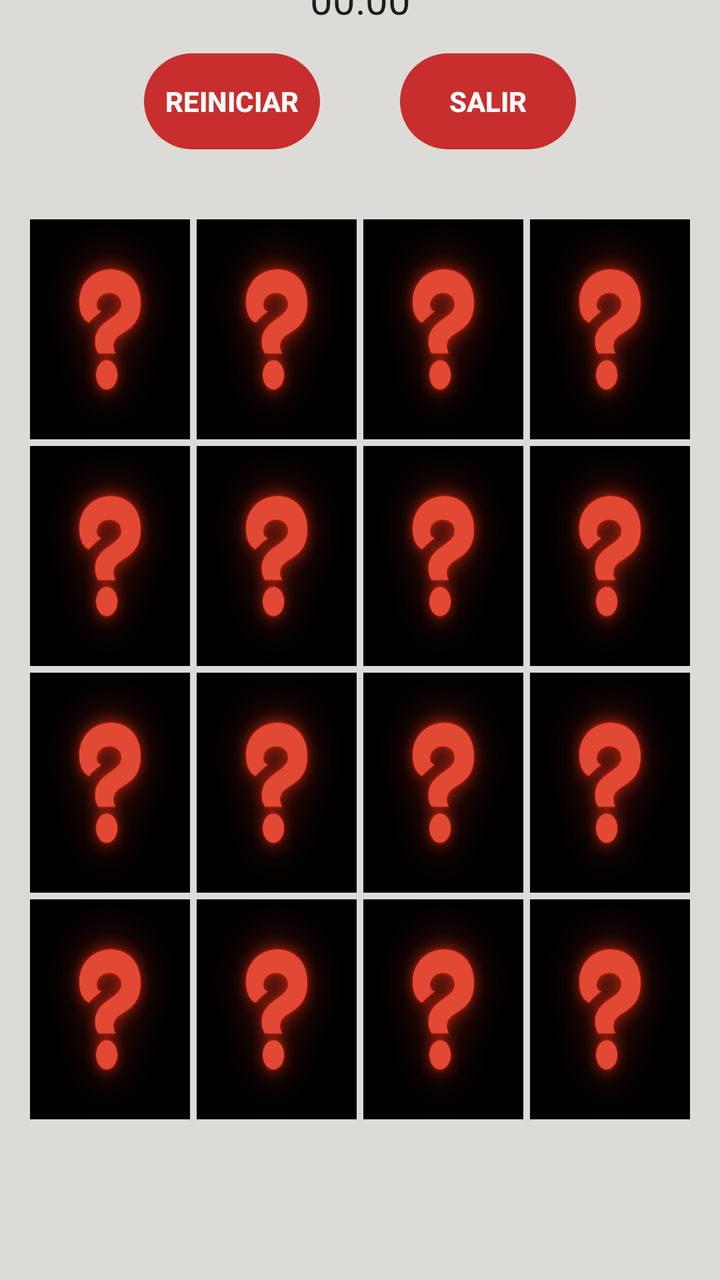
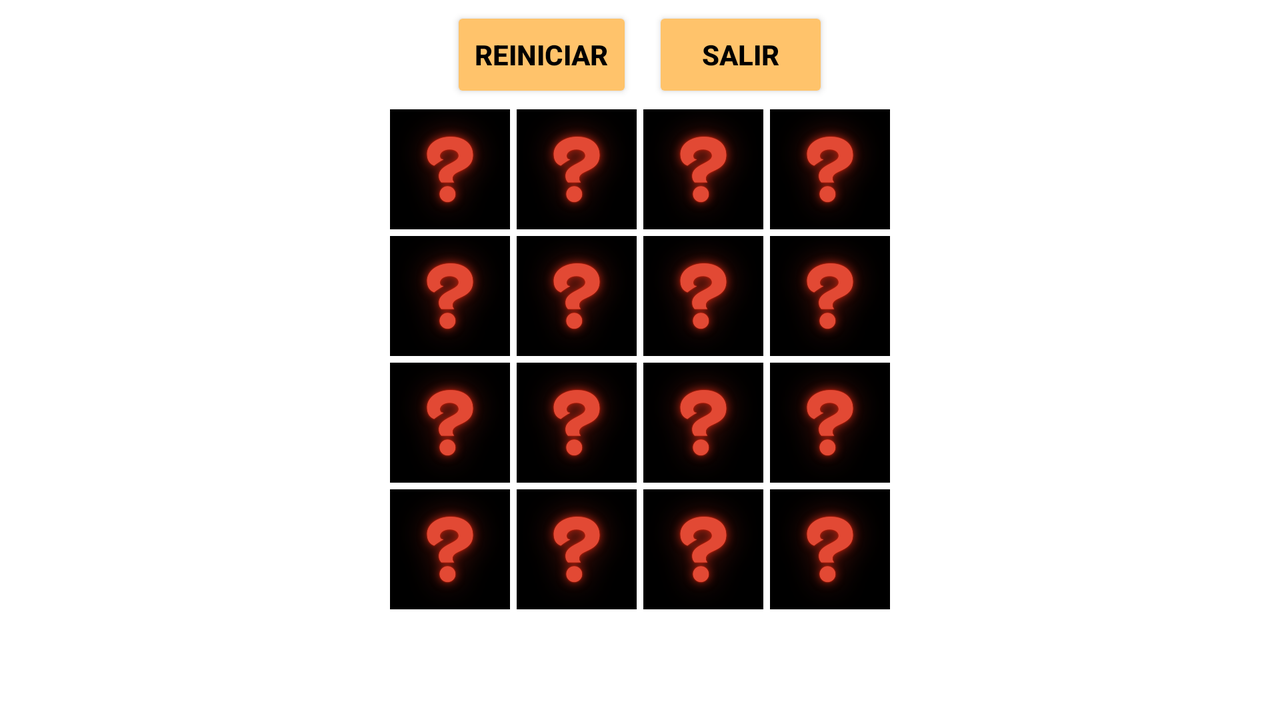

Compare how this app lays out the same screen by default and in its alternative resource folder. The renders come first, then the two layout files and the values they reference.
<!-- AndroidManifest.xml: application theme Theme.JuegoDeCartas -->
<!-- res/layout/activity_poker.xml -->
<?xml version="1.0" encoding="utf-8"?>
<LinearLayout xmlns:android="http://schemas.android.com/apk/res/android"
    xmlns:app="http://schemas.android.com/apk/res-auto"
    android:layout_width="match_parent"
    android:layout_height="match_parent"
    android:orientation="vertical"
    android:background="#DDDBD7"
    android:gravity="center">

    <Chronometer
        android:id="@+id/cronometro"
        android:layout_width="match_parent"
        android:layout_height="31dp"
        android:layout_marginBottom="10px"
        android:gravity="center"
        android:textSize="20sp"
        android:layout_marginTop="10dp"/>
    <LinearLayout
        android:layout_width="match_parent"
        android:layout_height="wrap_content"
        android:gravity="center"
        android:orientation="horizontal">

        <Button
            android:id="@+id/reinicio"
            android:layout_width="wrap_content"
            android:layout_height="wrap_content"
            android:backgroundTint="#C82E2E"
            android:text="@string/reiniciar"
            android:textColor="@color/white"
            android:textStyle="bold"
            android:background="@drawable/redondo"
            android:layout_marginTop="20px"
            android:layout_marginBottom="10px"
            android:layout_marginRight="30dp"/>

        <Button
            android:id="@+id/salir"
            android:layout_width="wrap_content"
            android:layout_height="wrap_content"
            android:layout_marginLeft="10dp"
            android:layout_marginTop="20px"
            android:layout_marginBottom="10px"
            android:background="@drawable/redondo"
            android:backgroundTint="#C82E2E"
            android:text="@string/salir"
            android:textColor="@color/white"
            android:textStyle="bold"
            app:iconTint="#FFFFFF" />

    </LinearLayout>
    <LinearLayout
        android:layout_width="match_parent"
        android:layout_height="wrap_content"
        android:orientation="horizontal"
        android:gravity="center"
        android:layout_marginTop="100px">

        <ImageButton
            android:id="@+id/cartaPoker0"
            android:layout_width="80dp"
            android:layout_height="110dp"
            android:layout_marginRight="10px"
            android:background="@drawable/fondo"

            />

        <ImageButton
            android:id="@+id/cartaPoker1"
            android:layout_width="80dp"
            android:layout_height="110dp"
            android:background="@drawable/fondo"
            android:scaleType="centerCrop"
            android:layout_marginRight="10px"
            />

        <ImageButton
            android:id="@+id/cartaPoker2"
            android:layout_width="80dp"
            android:layout_height="110dp"
            android:background="@drawable/fondo"
            android:scaleType="centerCrop"
            android:layout_marginRight="10px"
            />

        <ImageButton
            android:id="@+id/cartaPoker3"
            android:layout_width="80dp"
            android:layout_height="110dp"
            android:background="@drawable/fondo"
            android:scaleType="centerCrop"
            />
    </LinearLayout>
    <LinearLayout
        android:layout_width="match_parent"
        android:layout_height="wrap_content"
        android:orientation="horizontal"
        android:gravity="center"
        android:layout_marginTop="10px">

        <ImageButton
            android:id="@+id/cartaPoker4"
            android:layout_width="80dp"
            android:layout_height="110dp"
            android:background="@drawable/fondo"
            android:scaleType="centerCrop"
            android:layout_marginRight="10px"
            />

        <ImageButton
            android:id="@+id/cartaPoker5"
            android:layout_width="80dp"
            android:layout_height="110dp"
            android:background="@drawable/fondo"
            android:scaleType="centerCrop"
            android:layout_marginRight="10px"
            />

        <ImageButton
            android:id="@+id/cartaPoker6"
            android:layout_width="80dp"
            android:layout_height="110dp"
            android:background="@drawable/fondo"
            android:scaleType="centerCrop"
            android:layout_marginRight="10px"
            />

        <ImageButton
            android:id="@+id/cartaPoker7"
            android:layout_width="80dp"
            android:layout_height="110dp"
            android:background="@drawable/fondo"
            android:scaleType="centerCrop"
            />
    </LinearLayout>
    <LinearLayout
        android:layout_width="match_parent"
        android:layout_height="wrap_content"
        android:orientation="horizontal"
        android:gravity="center"
        android:layout_marginTop="10px">

        <ImageButton
            android:id="@+id/cartaPoker8"
            android:layout_width="80dp"
            android:layout_height="110dp"
            android:background="@drawable/fondo"
            android:scaleType="centerCrop"
            android:layout_marginRight="10px"
            />

        <ImageButton
            android:id="@+id/cartaPoker9"
            android:layout_width="80dp"
            android:layout_height="110dp"
            android:background="@drawable/fondo"
            android:scaleType="centerCrop"
            android:layout_marginRight="10px"
            />

        <ImageButton
            android:id="@+id/cartaPoker10"
            android:layout_width="80dp"
            android:layout_height="110dp"
            android:background="@drawable/fondo"
            android:scaleType="centerCrop"
            android:layout_marginRight="10px"
            />

        <ImageButton
            android:id="@+id/cartaPoker11"
            android:layout_width="80dp"
            android:layout_height="110dp"
            android:background="@drawable/fondo"
            android:scaleType="centerCrop"
            />
    </LinearLayout>
    <LinearLayout
        android:layout_width="match_parent"
        android:layout_height="wrap_content"
        android:orientation="horizontal"
        android:gravity="center"
        android:layout_marginTop="10px">

        <ImageButton
            android:id="@+id/cartaPoker12"
            android:layout_width="80dp"
            android:layout_height="110dp"
            android:background="@drawable/fondo"
            android:scaleType="centerCrop"
            android:layout_marginRight="10px"
            />

        <ImageButton
            android:id="@+id/cartaPoker13"
            android:layout_width="80dp"
            android:layout_height="110dp"
            android:background="@drawable/fondo"
            android:scaleType="centerCrop"
            android:layout_marginRight="10px"
            />

        <ImageButton
            android:id="@+id/cartaPoker14"
            android:layout_width="80dp"
            android:layout_height="110dp"
            android:background="@drawable/fondo"
            android:scaleType="centerCrop"
            android:layout_marginRight="10px"/>

        <ImageButton
            android:id="@+id/cartaPoker15"
            android:layout_width="80dp"
            android:layout_height="110dp"
            android:background="@drawable/fondo"
            android:scaleType="centerCrop"
            />
    </LinearLayout>

    <LinearLayout
        android:layout_width="800px"
        android:layout_height="200px"
        android:layout_marginTop="5dp"
        android:gravity="center_horizontal"
        android:orientation="horizontal"
        android:layout_marginBottom="5dp">

        <TextView
            android:id="@+id/textopuntuacion"
            android:layout_width="wrap_content"
            android:layout_height="match_parent"
            android:layout_gravity="center"
            android:text="@string/puntos"
            android:textColor="#C82E2E"
            android:textSize="25sp"
            android:textStyle="bold"></TextView>
    </LinearLayout>

    <Button
        android:id="@+id/mejorpuntuacion"
        android:layout_width="270dp"
        android:layout_height="wrap_content"
        android:onClick="mejorpuntuacion"
        android:text="@string/puntuaci_n_alta"
        android:backgroundTint="#C82E2E"
        android:background="@drawable/redondo"
        android:layout_marginBottom="30dp"/>
</LinearLayout>
<!-- resources referenced by this layout -->
<resources>
  <color name="white">#FFFFFFFF</color>
  <!-- drawable fondo: png bitmap (drawable, 59130 bytes) -->
  <!-- drawable redondo (drawable) -->
  <?xml version="1.0" encoding="utf-8"?>
  <shape xmlns:android="http://schemas.android.com/apk/res/android"
      android:shape="rectangle">
      <corners android:radius="150dp"/>
      <padding
          android:bottom="10dp"
          android:left="10dp"
          android:right="10dp"
          android:top="10dp"/>
  </shape>
  <string name="puntos" />
  <string name="puntuaci_n_alta">Puntuación + alta</string>
  <string name="reiniciar">Reiniciar</string>
  <string name="salir">salir</string>
  <style name="Theme.JuegoDeCartas" parent="Theme.MaterialComponents.DayNight.DarkActionBar">
          
          <item name="colorPrimary">#C82E2E</item>
          <item name="colorPrimaryVariant">#C82E2E</item>
          <item name="colorOnPrimary">@color/white</item>
          
          <item name="colorSecondary">@color/teal_200</item>
          <item name="colorSecondaryVariant">@color/teal_700</item>
          <item name="colorOnSecondary">@color/black</item>
          
          <item name="android:statusBarColor" tools:targetApi="l">?attr/colorPrimaryVariant</item>
          
      </style>
  <color name="teal_200">#FF03DAC5</color>
  <color name="teal_700">#FF018786</color>
  <color name="black">#FF000000</color>
</resources>
<!-- res/layout-land/activity_poker.xml (the author's variant of the layout above) -->
<!-- drawn on the phone turned sideways -->
<?xml version="1.0" encoding="utf-8"?>
<LinearLayout xmlns:android="http://schemas.android.com/apk/res/android"
    android:layout_width="match_parent"
    android:layout_height="match_parent"
    android:orientation="vertical"
    android:gravity="center">

    <LinearLayout
        android:layout_width="match_parent"
        android:layout_height="wrap_content"
        android:gravity="center"
        android:orientation="horizontal"
        android:layout_marginTop="10px">

        <Button
            android:id="@+id/reinicio"
            android:layout_width="wrap_content"
            android:layout_height="wrap_content"
            android:backgroundTint="@color/orange"
            android:text="@string/reiniciar"
            android:textColor="@color/black"
            android:textStyle="bold"/>

        <Button
            android:id="@+id/salir"
            android:layout_width="wrap_content"
            android:layout_height="wrap_content"
            android:backgroundTint="@color/orange"
            android:text="@string/salir"
            android:textColor="@color/black"
            android:textStyle="bold"
            android:layout_marginLeft="10dp"/>

    </LinearLayout>

    <LinearLayout
        android:layout_width="match_parent"
        android:layout_height="wrap_content"
        android:orientation="horizontal"
        android:gravity="center"
        android:layout_marginTop="10px">

        <ImageButton
            android:id="@+id/cartaPoker0"
            android:layout_width="60dp"
            android:layout_height="60dp"
            android:background="@drawable/fondo"
            android:scaleType="centerCrop"
            android:layout_marginRight="10px"
            />

        <ImageButton
            android:id="@+id/cartaPoker1"
            android:layout_width="60dp"
            android:layout_height="60dp"
            android:background="@drawable/fondo"
            android:scaleType="centerCrop"
            android:layout_marginRight="10px"
            />

        <ImageButton
            android:id="@+id/cartaPoker2"
            android:layout_width="60dp"
            android:layout_height="60dp"
            android:background="@drawable/fondo"
            android:scaleType="centerCrop"
            android:layout_marginRight="10px"
            />

        <ImageButton
            android:id="@+id/cartaPoker3"
            android:layout_width="60dp"
            android:layout_height="60dp"
            android:background="@drawable/fondo"
            android:scaleType="centerCrop"
            />
    </LinearLayout>
    <LinearLayout
        android:layout_width="match_parent"
        android:layout_height="wrap_content"
        android:orientation="horizontal"
        android:gravity="center"
        android:layout_marginTop="10px">

        <ImageButton
            android:id="@+id/cartaPoker4"
            android:layout_width="60dp"
            android:layout_height="60dp"
            android:background="@drawable/fondo"
            android:scaleType="centerCrop"
            android:layout_marginRight="10px"
            />

        <ImageButton
            android:id="@+id/cartaPoker5"
            android:layout_width="60dp"
            android:layout_height="60dp"
            android:background="@drawable/fondo"
            android:scaleType="centerCrop"
            android:layout_marginRight="10px"
            />

        <ImageButton
            android:id="@+id/cartaPoker6"
            android:layout_width="60dp"
            android:layout_height="60dp"
            android:background="@drawable/fondo"
            android:scaleType="centerCrop"
            android:layout_marginRight="10px"
            />

        <ImageButton
            android:id="@+id/cartaPoker7"
            android:layout_width="60dp"
            android:layout_height="60dp"
            android:background="@drawable/fondo"
            android:scaleType="centerCrop"
            />
    </LinearLayout>
    <LinearLayout
        android:layout_width="match_parent"
        android:layout_height="wrap_content"
        android:orientation="horizontal"
        android:gravity="center"
        android:layout_marginTop="10px">

        <ImageButton
            android:id="@+id/cartaPoker8"
            android:layout_width="60dp"
            android:layout_height="60dp"
            android:background="@drawable/fondo"
            android:scaleType="centerCrop"
            android:layout_marginRight="10px"
            />

        <ImageButton
            android:id="@+id/cartaPoker9"
            android:layout_width="60dp"
            android:layout_height="60dp"
            android:background="@drawable/fondo"
            android:scaleType="centerCrop"
            android:layout_marginRight="10px"
            />

        <ImageButton
            android:id="@+id/cartaPoker10"
            android:layout_width="60dp"
            android:layout_height="60dp"
            android:background="@drawable/fondo"
            android:scaleType="centerCrop"
            android:layout_marginRight="10px"
            />

        <ImageButton
            android:id="@+id/cartaPoker11"
            android:layout_width="60dp"
            android:layout_height="60dp"
            android:background="@drawable/fondo"
            android:scaleType="centerCrop"
            />
    </LinearLayout>
    <LinearLayout
        android:layout_width="match_parent"
        android:layout_height="wrap_content"
        android:orientation="horizontal"
        android:gravity="center"
        android:layout_marginTop="10px">

        <ImageButton
            android:id="@+id/cartaPoker12"
            android:layout_width="60dp"
            android:layout_height="60dp"
            android:background="@drawable/fondo"
            android:scaleType="centerCrop"
            android:layout_marginRight="10px"
            />

        <ImageButton
            android:id="@+id/cartaPoker13"
            android:layout_width="60dp"
            android:layout_height="60dp"
            android:background="@drawable/fondo"
            android:scaleType="centerCrop"
            android:layout_marginRight="10px"
            />

        <ImageButton
            android:id="@+id/cartaPoker14"
            android:layout_width="60dp"
            android:layout_height="60dp"
            android:background="@drawable/fondo"
            android:scaleType="centerCrop"
            android:layout_marginRight="10px"
            />

        <ImageButton
            android:id="@+id/cartaPoker15"
            android:layout_width="60dp"
            android:layout_height="60dp"
            android:background="@drawable/fondo"
            android:scaleType="centerCrop"
            />
    </LinearLayout>


    <TextView
        android:id="@+id/textopuntuacion"
        android:layout_width="wrap_content"
        android:layout_height="match_parent"
        android:layout_gravity="center"
        android:text="@string/puntos"
        android:textColor="@color/orange"
        android:textSize="25sp"
        android:textStyle="bold"></TextView>


</LinearLayout>
<!-- resources referenced by the variant -->
<!-- as the phone turned sideways resolves them -->
<resources>
  <color name="black">#FF000000</color>
  <color name="orange">#FFC36B</color>
  <!-- drawable fondo: png bitmap (drawable, 59130 bytes) -->
  <string name="puntos" />
  <string name="reiniciar">Reiniciar</string>
  <string name="salir">salir</string>
  <style name="Theme.JuegoDeCartas" parent="Theme.MaterialComponents.DayNight.DarkActionBar">
          
          <item name="colorPrimary">#C82E2E</item>
          <item name="colorPrimaryVariant">#C82E2E</item>
          <item name="colorOnPrimary">@color/white</item>
          
          <item name="colorSecondary">@color/teal_200</item>
          <item name="colorSecondaryVariant">@color/teal_700</item>
          <item name="colorOnSecondary">@color/black</item>
          
          <item name="android:statusBarColor" tools:targetApi="l">?attr/colorPrimaryVariant</item>
          
      </style>
  <color name="white">#FFFFFFFF</color>
  <color name="teal_200">#FF03DAC5</color>
  <color name="teal_700">#FF018786</color>
</resources>
